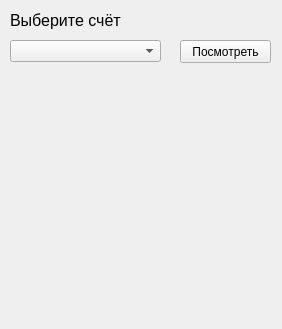
<?xml version="1.0" encoding="UTF-8"?>
<ui version="4.0">
 <class>Form</class>
 <widget class="QWidget" name="Form">
  <property name="geometry">
   <rect>
    <x>0</x>
    <y>0</y>
    <width>282</width>
    <height>329</height>
   </rect>
  </property>
  <property name="windowTitle">
   <string>Form</string>
  </property>
  <widget class="QComboBox" name="accountsBox">
   <property name="geometry">
    <rect>
     <x>10</x>
     <y>40</y>
     <width>151</width>
     <height>22</height>
    </rect>
   </property>
  </widget>
  <widget class="QLabel" name="label">
   <property name="geometry">
    <rect>
     <x>10</x>
     <y>10</y>
     <width>241</width>
     <height>21</height>
    </rect>
   </property>
   <property name="font">
    <font>
     <pointsize>12</pointsize>
    </font>
   </property>
   <property name="text">
    <string>Выберите счёт</string>
   </property>
  </widget>
  <widget class="QPushButton" name="checkAccountHistoryButton">
   <property name="geometry">
    <rect>
     <x>180</x>
     <y>40</y>
     <width>91</width>
     <height>23</height>
    </rect>
   </property>
   <property name="text">
    <string>Посмотреть</string>
   </property>
  </widget>
  <widget class="QLabel" name="label_3">
   <property name="geometry">
    <rect>
     <x>90</x>
     <y>250</y>
     <width>101</width>
     <height>61</height>
    </rect>
   </property>
   <property name="text">
    <string/>
   </property>
   <property name="pixmap">
    <pixmap>images/logo.svg</pixmap>
   </property>
  </widget>
 </widget>
 <resources/>
 <connections/>
</ui>
